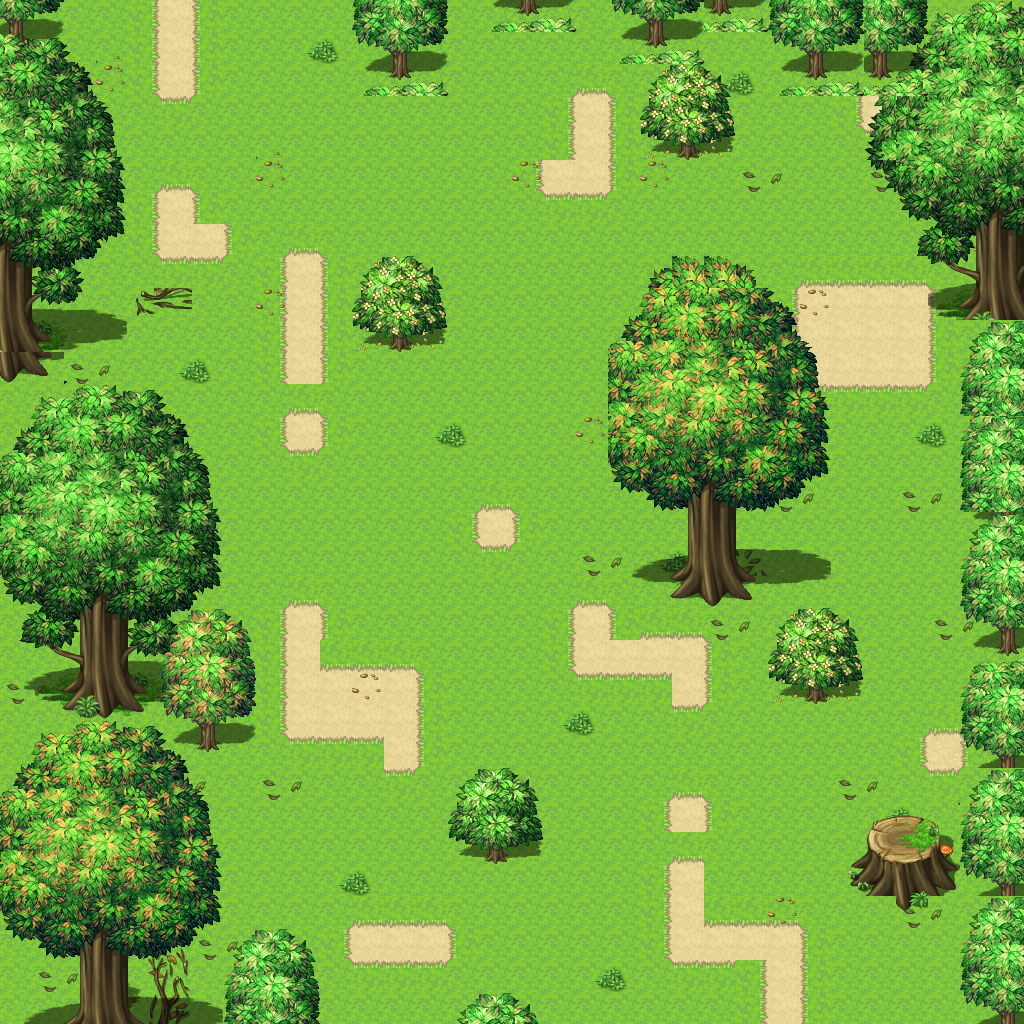

A level layout from a 2D game, rendered from its tile map. Below: a short description, then the map file with tile-grid data replaced by summaries:
An orthogonal 32x32 tile map with 32x32 px tiles, 5 tile layers (ground1, ground2, collision, collision2, ...), 2 tilesets.

<map version="1.2" tiledversion="1.2.3" orientation="orthogonal" renderorder="right-down" width="32" height="32" tilewidth="32" tileheight="32" infinite="0" nextlayerid="7" nextobjectid="1">
 <tileset firstgid="1" name="ground" tilewidth="32" tileheight="32" tilecount="288" columns="12">
  <image source="ground.png" width="384" height="768" />
 </tileset>
 <tileset firstgid="289" name="trees" tilewidth="32" tileheight="32" tilecount="576" columns="24">
  <image source="trees.png" width="768" height="768" />
 </tileset>
 <layer id="5" name="ground1" width="32" height="32">
  <data>[1024 cells, 1024 non-empty, 4 distinct tile ids]</data>
 </layer>
 <layer id="4" name="ground2" width="32" height="32">
  <data>[1024 cells, 72 non-empty, 15 distinct tile ids]</data>
 </layer>
 <layer id="2" name="collision" width="32" height="32">
  <data>[1024 cells, 190 non-empty, 123 distinct tile ids]</data>
 </layer>
 <layer id="3" name="collision2" width="32" height="32">
  <data>[1024 cells, 92 non-empty, 20 distinct tile ids]</data>
 </layer>
 <layer id="6" name="toplayer" width="32" height="32">
  <data>[1024 cells, 190 non-empty, 117 distinct tile ids]</data>
 </layer>
</map>
